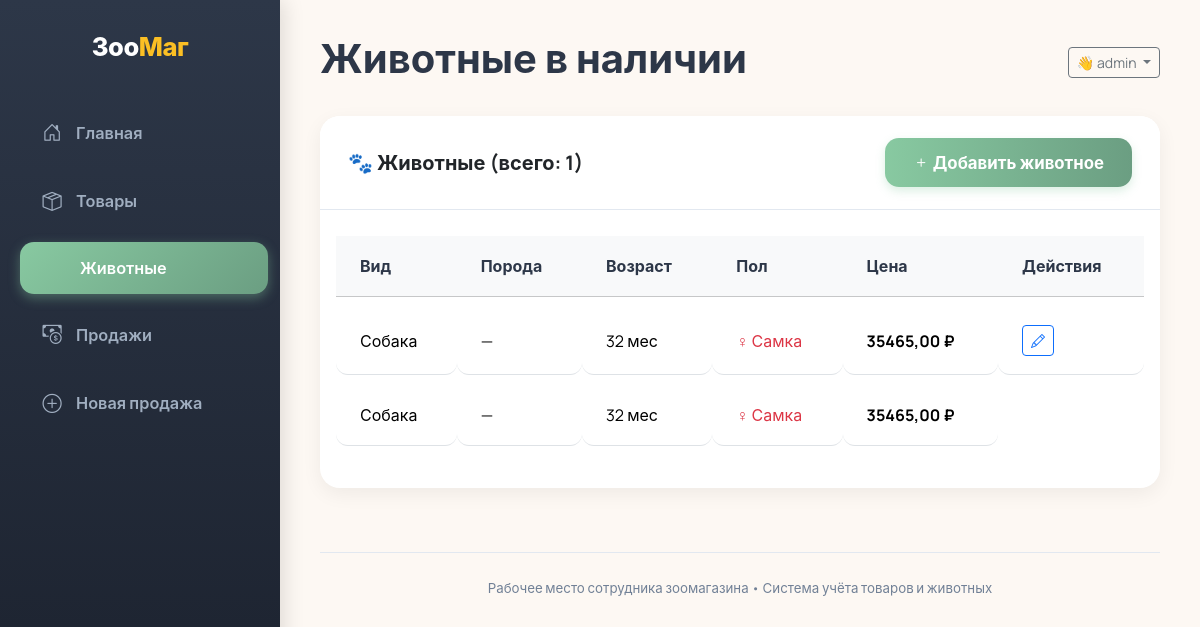
/animals/ (signed in), run on the app's committed database.
### products/models.py (models this page shows, shortened)
class Animal(models.Model):
    SPECIES_CHOICES = [
        ('cat', 'Кошка'),
        ('dog', 'Собака'),
        ('bird', 'Птица'),
        ('fish', 'Рыбка'),
        ('rodent', 'Грызун'),
    ]
    GENDER_CHOICES = [('M', 'Самец'), ('F', 'Самка')]
    species = models.CharField(max_length=20, choices=SPECIES_CHOICES)
    breed = models.CharField(max_length=100, blank=True)
    age_months = models.PositiveIntegerField()
    gender = models.CharField(max_length=1, choices=GENDER_CHOICES)
    price = models.DecimalField(max_digits=10, decimal_places=2)
    is_available = models.BooleanField(default=True)
    image = models.ImageField(upload_to='animals/', blank=True, null=True)

### products/views.py (the view)
# urls.py: path('animals/', views.animal_list, name='animal_list'),
@login_required
def animal_list(request):
    animals = Animal.objects.filter(is_available=True)
    return render(request, 'animals/animal_list.html', {'animals': animals})

### templates/animals/animal_list.html
{% extends 'base.html' %}
{% block page_title %}Животные в наличии{% endblock %}
{% block content %}
<div class="card">
    <div class="card-header d-flex justify-content-between align-items-center">
    <span>🐾 Животные (всего: {{ animals|length }})</span>
    <a href="{% url 'animal_create' %}" class="btn btn-primary btn-sm">
        <i class="bi bi-plus"></i> Добавить животное
    </a>
</div>
    <div class="card-body">
        {% if animals %}
        <div class="table-responsive">
            <table class="table table-hover">
                <thead class="table-light">
    <tr>
        <th>Вид</th>
        <th>Порода</th>
        <th>Возраст</th>
        <th>Пол</th>
        <th>Цена</th>
        <th>Действия</th>
    </tr>
</thead>
<tbody>
    {% for a in animals %}
    <tr>
        <td>{{ a.get_species_display }}</td>
        <td>{{ a.breed|default:"—" }}</td>
        <td>{{ a.age_months }} мес</td>
        <td>
            {% if a.gender == 'M' %}
                <span class="text-primary">♂ Самец</span>
            {% else %}
                <span class="text-danger">♀ Самка</span>
            {% endif %}
        </td>
        <td><strong>{{ a.price }} ₽</strong></td>
        <td>
            <a href="{% url 'animal_update' a.pk %}" class="btn btn-outline-primary btn-sm">
                <i class="bi bi-pencil"></i>
            </a>
        </td>
    </tr>
    {% endfor %}
</tbody>
                <tbody>
                    {% for a in animals %}
                    <tr>
                        <td>{{ a.get_species_display }}</td>
                        <td>{{ a.breed|default:"—" }}</td>
                        <td>{{ a.age_months }} мес</td>
                        <td>
                            {% if a.gender == 'M' %}
                                <span class="text-primary">♂ Самец</span>
                            {% else %}
                                <span class="text-danger">♀ Самка</span>
                            {% endif %}
                        </td>
                        <td><strong>{{ a.price }} ₽</strong></td>
                    </tr>
                    {% endfor %}
                </tbody>
            </table>
        </div>
        {% else %}
        <p class="text-muted">Нет животных в наличии.</p>
        {% endif %}
    </div>
</div>
{% endblock %}

### templates/base.html (shortened to what this page needs)
<!DOCTYPE html>
<html lang="ru">
<head>
    <link href="https://cdn.jsdelivr.net/npm/bootstrap@5.3.3/dist/css/bootstrap.min.css" rel="stylesheet">
    <link rel="stylesheet" href="https://cdn.jsdelivr.net/npm/bootstrap-icons@1.11.3/font/bootstrap-icons.min.css">
</head>
<body>
    <nav class="sidebar">
        <div class="logo">Зоо<span>Маг</span></div>
        <ul class="nav flex-column">
            <li class="nav-item">
                <a class="nav-link {% if request.resolver_match.url_name == 'index' %}active{% endif %}" href="{% url 'index' %}">
                    <i class="bi bi-house-door"></i> Главная
                </a>
            </li>
            <li class="nav-item">
                <a class="nav-link {% if request.resolver_match.url_name == 'product_list' %}active{% endif %}" href="{% url 'product_list' %}">
                    <i class="bi bi-box-seam"></i> Товары
                </a>
            </li>
            <li class="nav-item">
                <a class="nav-link {% if request.resolver_match.url_name == 'animal_list' %}active{% endif %}" href="{% url 'animal_list' %}">
                     Животные
                </a>
            </li>
            <li class="nav-item">
                <a class="nav-link {% if request.resolver_match.url_name == 'sale_list' %}active{% endif %}" href="{% url 'sale_list' %}">
                    <i class="bi bi-cash-coin"></i> Продажи
                </a>
            </li>
            <li class="nav-item">
                <a class="nav-link {% if request.resolver_match.url_name == 'sale_create' %}active{% endif %}" href="{% url 'sale_create' %}">
                    <i class="bi bi-plus-circle"></i> Новая продажа
                </a>
            </li>
        </ul>
    </nav>
    <main class="main-content">
<div class="d-flex justify-content-between flex-wrap align-items-center mb-4">
    <h1>{% block page_title %}{% endblock %}</h1>
    {% if user.is_authenticated %}
        <div class="dropdown">
            <button class="btn btn-sm btn-outline-secondary dropdown-toggle" type="button" data-bs-toggle="dropdown">
                👋 {{ user.username }}
            </button>
        </div>
    {% endif %}
</div>
        {% block content %}{% endblock %}
        <footer>
            <small>Рабочее место сотрудника зоомагазина • Система учёта товаров и животных</small>
        </footer>
    </main>
</body>
</html>

### templates/base.html (style rules this page uses)
:root { --primary: #88c9a1; --primary-dark: #6b9e82; --accent: #fbbf24; --bg: #fdf8f3; --sidebar-bg: #2d3748; --text: #2d3748; --text-light: #718096; --border: #e2e8f0; --card-shadow: 0 6px 20px rgba(0,0,0,0.06); }
body { font-family: 'Manrope', -apple-system, BlinkMacSystemFont, 'Segoe UI', sans-serif; background-color: var(--bg); color: var(--text); overflow-x: hidden; margin: 0; padding: 0; }
.sidebar { background: linear-gradient(180deg, #2d3748 0%, #1a202c 100%); color: white; min-height: 100vh; padding-top: 28px; box-shadow: 4px 0 20px rgba(0,0,0,0.12); position: fixed; top: 0; left: 0; width: 280px; z-index: 1000; }
.sidebar .logo { font-weight: 800; font-size: 1.6rem; text-align: center; margin-bottom: 32px; color: white; letter-spacing: -0.5px; }
.sidebar .logo span { color: var(--accent); }
.sidebar .nav-link { color: #a0aec0; padding: 14px 24px; margin: 6px 16px; border-radius: 14px; font-weight: 600; font-size: 1.02rem; transition: all 0.3s cubic-bezier(0.25, 0.8, 0.25, 1); display: flex; align-items: center; gap: 12px; white-space: nowrap; }
.sidebar .nav-link i { font-size: 1.2rem; width: 24px; text-align: center; }
.sidebar .nav-link.active { color: white; background: linear-gradient(135deg, var(--primary), var(--primary-dark)); transform: translateX(4px); box-shadow: 0 4px 12px rgba(136, 201, 161, 0.4); }
.main-content { margin-left: 280px; padding: 32px 40px; transition: margin-left 0.4s ease; min-height: 100vh; background-color: var(--bg); position: relative; z-index: 999; }
h1, h2, h3, h4, h5, h6 { font-weight: 700; color: var(--text); line-height: 1.3; }
.card { border: none; border-radius: 20px; box-shadow: var(--card-shadow); margin-bottom: 32px; overflow: hidden; opacity: 0; transform: translateY(20px); animation: fadeInUp 0.6s forwards; }
.card:nth-child(2) { animation-delay: 0.1s; }
.card-header { background: white; padding: 22px 28px; font-weight: 700; font-size: 1.25rem; border-bottom: 1px solid var(--border); }
.btn-primary { background: linear-gradient(to right, var(--primary), var(--primary-dark)); border: none; padding: 12px 28px; font-weight: 700; border-radius: 14px; transition: all 0.35s cubic-bezier(0.34, 1.56, 0.64, 1); font-size: 1.05rem; box-shadow: 0 4px 10px rgba(136, 201, 161, 0.3); }
.table { border-collapse: separate; border-spacing: 0 10px; }
.table th { font-weight: 700; color: var(--text); padding: 18px 24px; }
.table td { padding: 18px 24px; vertical-align: middle; background: white; border-radius: 12px; }
footer { margin-top: 4rem; text-align: center; color: var(--text-light); font-size: 0.95rem; padding-top: 1.5rem; border-top: 1px solid var(--border); }

### data on the page
Animal: species "Собака", breed "—", age_months "32", gender "♀ Самка", price "35465,00"

### other printed values
{{ user.username }} "admin"
{{ animals|length }} "1"
